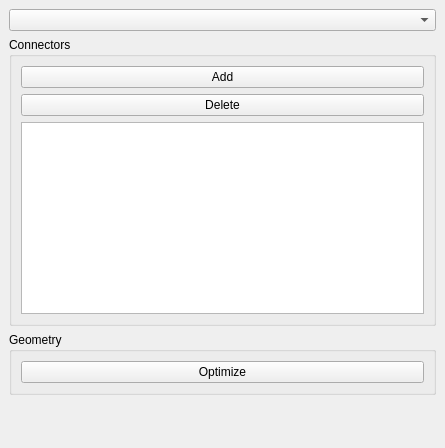
<?xml version="1.0" encoding="UTF-8"?>
<ui version="4.0">
 <class>MeshDock</class>
 <widget class="QDockWidget" name="MeshDock">
  <property name="geometry">
   <rect>
    <x>0</x>
    <y>0</y>
    <width>445</width>
    <height>448</height>
   </rect>
  </property>
  <property name="windowTitle">
   <string>Mesh Properties</string>
  </property>
  <widget class="QWidget" name="dockWidgetContents">
   <layout class="QVBoxLayout" name="verticalLayout">
    <item>
     <layout class="QHBoxLayout" name="horizontalLayout">
      <property name="sizeConstraint">
       <enum>QLayout::SetMaximumSize</enum>
      </property>
      <item>
       <widget class="QComboBox" name="meshComboBox"/>
      </item>
     </layout>
    </item>
    <item>
     <widget class="QGroupBox" name="gbConnectors">
      <property name="title">
       <string>Connectors</string>
      </property>
      <layout class="QVBoxLayout" name="verticalLayout_2">
       <item>
        <widget class="QPushButton" name="btnAddConnector">
         <property name="text">
          <string>Add</string>
         </property>
        </widget>
       </item>
       <item>
        <widget class="QPushButton" name="btnDeleteConnector">
         <property name="text">
          <string>Delete</string>
         </property>
        </widget>
       </item>
       <item>
        <widget class="QTableView" name="meshConnectors">
         <property name="selectionMode">
          <enum>QAbstractItemView::SingleSelection</enum>
         </property>
        </widget>
       </item>
      </layout>
     </widget>
    </item>
    <item>
     <widget class="QGroupBox" name="gbGeometry">
      <property name="title">
       <string>Geometry</string>
      </property>
      <layout class="QVBoxLayout" name="verticalLayout_3">
       <item>
        <widget class="QPushButton" name="pbOptimize">
         <property name="text">
          <string>Optimize</string>
         </property>
        </widget>
       </item>
      </layout>
     </widget>
    </item>
    <item>
     <spacer name="verticalSpacer">
      <property name="orientation">
       <enum>Qt::Vertical</enum>
      </property>
      <property name="sizeHint" stdset="0">
       <size>
        <width>20</width>
        <height>40</height>
       </size>
      </property>
     </spacer>
    </item>
   </layout>
  </widget>
 </widget>
 <resources/>
 <connections/>
</ui>
